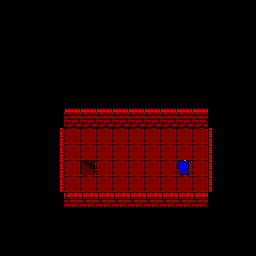

Tiled map render using the project's own tile images. Description and the whole map definition, tile-layer contents included, below:
An orthogonal 16x16 tile map with 16x16 px tiles, 2 tile layers (BG, Entities), 3 tilesets.

<map version="1.4" tiledversion="1.4.3" orientation="orthogonal" renderorder="right-down" width="16" height="16" tilewidth="16" tileheight="16" infinite="0" nextlayerid="3" nextobjectid="1">
 <tileset firstgid="1" name="tileset_final" tilewidth="16" tileheight="16" tilecount="70" columns="7">
  <image source="tile_sprites.png" width="112" height="160" />
 </tileset>
 <tileset firstgid="71" name="entity_sprites_final" tilewidth="16" tileheight="16" tilecount="48" columns="12">
  <image source="entity_sprites.png" width="192" height="64" />
 </tileset>
 <tileset firstgid="119" name="player_sprite_sheet" tilewidth="16" tileheight="16" tilecount="225" columns="75">
  <image source="player_sprites.png" width="1200" height="48" />
 </tileset>
 <layer id="1" name="BG" width="16" height="16">
  <data>
   <tile />
   <tile />
   <tile />
   <tile />
   <tile />
   <tile />
   <tile />
   <tile />
   <tile />
   <tile />
   <tile />
   <tile />
   <tile />
   <tile />
   <tile />
   <tile />
   <tile />
   <tile />
   <tile />
   <tile />
   <tile />
   <tile />
   <tile />
   <tile />
   <tile />
   <tile />
   <tile />
   <tile />
   <tile />
   <tile />
   <tile />
   <tile />
   <tile />
   <tile />
   <tile />
   <tile />
   <tile />
   <tile />
   <tile />
   <tile />
   <tile />
   <tile />
   <tile />
   <tile />
   <tile />
   <tile />
   <tile />
   <tile />
   <tile />
   <tile />
   <tile />
   <tile />
   <tile />
   <tile />
   <tile />
   <tile />
   <tile />
   <tile />
   <tile />
   <tile />
   <tile />
   <tile />
   <tile />
   <tile />
   <tile />
   <tile />
   <tile />
   <tile />
   <tile />
   <tile />
   <tile />
   <tile />
   <tile />
   <tile />
   <tile />
   <tile />
   <tile />
   <tile />
   <tile />
   <tile />
   <tile />
   <tile />
   <tile />
   <tile />
   <tile />
   <tile />
   <tile />
   <tile />
   <tile />
   <tile />
   <tile />
   <tile />
   <tile />
   <tile />
   <tile />
   <tile />
   <tile />
   <tile />
   <tile />
   <tile />
   <tile gid="31" />
   <tile gid="31" />
   <tile gid="31" />
   <tile gid="31" />
   <tile gid="31" />
   <tile gid="31" />
   <tile gid="31" />
   <tile gid="31" />
   <tile gid="31" />
   <tile />
   <tile />
   <tile />
   <tile />
   <tile />
   <tile />
   <tile />
   <tile gid="29" />
   <tile gid="29" />
   <tile gid="29" />
   <tile gid="29" />
   <tile gid="29" />
   <tile gid="29" />
   <tile gid="29" />
   <tile gid="29" />
   <tile gid="29" />
   <tile />
   <tile />
   <tile />
   <tile />
   <tile />
   <tile />
   <tile gid="33" />
   <tile gid="47" />
   <tile gid="47" />
   <tile gid="47" />
   <tile gid="47" />
   <tile gid="47" />
   <tile gid="47" />
   <tile gid="47" />
   <tile gid="47" />
   <tile gid="47" />
   <tile gid="34" />
   <tile />
   <tile />
   <tile />
   <tile />
   <tile />
   <tile gid="33" />
   <tile gid="47" />
   <tile gid="47" />
   <tile gid="47" />
   <tile gid="47" />
   <tile gid="47" />
   <tile gid="47" />
   <tile gid="47" />
   <tile gid="47" />
   <tile gid="47" />
   <tile gid="34" />
   <tile />
   <tile />
   <tile />
   <tile />
   <tile />
   <tile gid="33" />
   <tile gid="47" />
   <tile gid="65" />
   <tile gid="47" />
   <tile gid="47" />
   <tile gid="47" />
   <tile gid="47" />
   <tile gid="47" />
   <tile gid="47" />
   <tile gid="47" />
   <tile gid="34" />
   <tile />
   <tile />
   <tile />
   <tile />
   <tile />
   <tile gid="33" />
   <tile gid="47" />
   <tile gid="47" />
   <tile gid="47" />
   <tile gid="47" />
   <tile gid="47" />
   <tile gid="47" />
   <tile gid="47" />
   <tile gid="47" />
   <tile gid="47" />
   <tile gid="34" />
   <tile />
   <tile />
   <tile />
   <tile />
   <tile />
   <tile />
   <tile gid="40" />
   <tile gid="40" />
   <tile gid="40" />
   <tile gid="40" />
   <tile gid="40" />
   <tile gid="40" />
   <tile gid="40" />
   <tile gid="40" />
   <tile gid="40" />
   <tile />
   <tile />
   <tile />
   <tile />
   <tile />
   <tile />
   <tile />
   <tile />
   <tile />
   <tile />
   <tile />
   <tile />
   <tile />
   <tile />
   <tile />
   <tile />
   <tile />
   <tile />
   <tile />
   <tile />
   <tile />
   <tile />
   <tile />
   <tile />
   <tile />
   <tile />
   <tile />
   <tile />
   <tile />
   <tile />
   <tile />
   <tile />
   <tile />
   <tile />
   <tile />
   <tile />
   <tile />
   <tile />
   <tile />
   <tile />
   <tile />
   <tile />
   <tile />
   <tile />
   <tile />
   <tile />
   <tile />
   <tile />
   <tile />
   <tile />
   <tile />
  </data>
 </layer>
 <layer id="2" name="Entities" width="16" height="16">
  <data>
   <tile />
   <tile />
   <tile />
   <tile />
   <tile />
   <tile />
   <tile />
   <tile />
   <tile />
   <tile />
   <tile />
   <tile />
   <tile />
   <tile />
   <tile />
   <tile />
   <tile />
   <tile />
   <tile />
   <tile />
   <tile />
   <tile />
   <tile />
   <tile />
   <tile />
   <tile />
   <tile />
   <tile />
   <tile />
   <tile />
   <tile />
   <tile />
   <tile />
   <tile />
   <tile />
   <tile />
   <tile />
   <tile />
   <tile />
   <tile />
   <tile />
   <tile />
   <tile />
   <tile />
   <tile />
   <tile />
   <tile />
   <tile />
   <tile />
   <tile />
   <tile />
   <tile />
   <tile />
   <tile />
   <tile />
   <tile />
   <tile />
   <tile />
   <tile />
   <tile />
   <tile />
   <tile />
   <tile />
   <tile />
   <tile />
   <tile />
   <tile />
   <tile />
   <tile />
   <tile />
   <tile />
   <tile />
   <tile />
   <tile />
   <tile />
   <tile />
   <tile />
   <tile />
   <tile />
   <tile />
   <tile />
   <tile />
   <tile />
   <tile />
   <tile />
   <tile />
   <tile />
   <tile />
   <tile />
   <tile />
   <tile />
   <tile />
   <tile />
   <tile />
   <tile />
   <tile />
   <tile />
   <tile />
   <tile />
   <tile />
   <tile />
   <tile />
   <tile />
   <tile />
   <tile />
   <tile />
   <tile />
   <tile />
   <tile />
   <tile />
   <tile />
   <tile />
   <tile />
   <tile />
   <tile />
   <tile />
   <tile />
   <tile />
   <tile />
   <tile />
   <tile />
   <tile />
   <tile />
   <tile />
   <tile />
   <tile />
   <tile />
   <tile />
   <tile />
   <tile />
   <tile />
   <tile />
   <tile />
   <tile />
   <tile />
   <tile />
   <tile />
   <tile />
   <tile />
   <tile />
   <tile />
   <tile />
   <tile />
   <tile />
   <tile />
   <tile />
   <tile />
   <tile />
   <tile />
   <tile />
   <tile />
   <tile />
   <tile />
   <tile />
   <tile />
   <tile />
   <tile />
   <tile />
   <tile />
   <tile />
   <tile />
   <tile />
   <tile />
   <tile />
   <tile />
   <tile />
   <tile />
   <tile />
   <tile />
   <tile />
   <tile />
   <tile gid="207" />
   <tile />
   <tile />
   <tile />
   <tile />
   <tile />
   <tile />
   <tile />
   <tile />
   <tile />
   <tile />
   <tile />
   <tile />
   <tile />
   <tile />
   <tile />
   <tile />
   <tile />
   <tile />
   <tile />
   <tile />
   <tile />
   <tile />
   <tile />
   <tile />
   <tile />
   <tile />
   <tile />
   <tile />
   <tile />
   <tile />
   <tile />
   <tile />
   <tile />
   <tile />
   <tile />
   <tile />
   <tile />
   <tile />
   <tile />
   <tile />
   <tile />
   <tile />
   <tile />
   <tile />
   <tile />
   <tile />
   <tile />
   <tile />
   <tile />
   <tile />
   <tile />
   <tile />
   <tile />
   <tile />
   <tile />
   <tile />
   <tile />
   <tile />
   <tile />
   <tile />
   <tile />
   <tile />
   <tile />
   <tile />
   <tile />
   <tile />
   <tile />
   <tile />
   <tile />
   <tile />
   <tile />
   <tile />
   <tile />
   <tile />
   <tile />
   <tile />
   <tile />
   <tile />
   <tile />
   <tile />
   <tile />
   <tile />
   <tile />
   <tile />
  </data>
 </layer>
</map>
